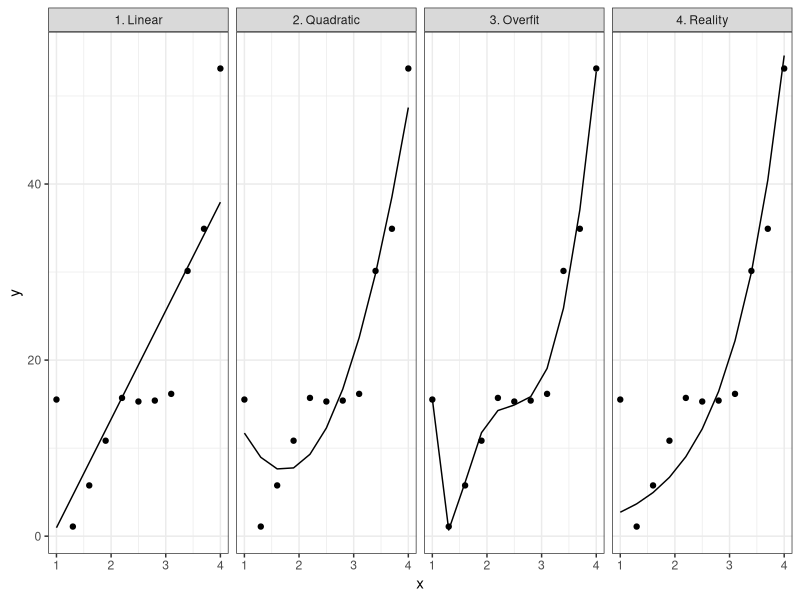

The R script that drew this image:
## ---- chunk 1
library(tidyverse)
library(modelr)

set.seed(20190608)

x <- seq(1, 4, length.out = 11)
y <- rnorm(11, sd = 5) + exp(x)
tb <- tibble(x = x, y = y)
fit1 <- lm(y ~ x , data = tb)
fit2 <- lm(y ~ x + I(x^2) , data = tb)
fit10 <- lm(y ~ x  + I(x^2) + I(x^3) + I(log(x)) + I(log(x)^2) , data = tb)

tb %>% 
  add_predictions(fit1, var = "1. Linear") %>% 
  add_predictions(fit2, var = "2. Quadratic") %>% 
  add_predictions(fit10, var = "3. Overfit")  %>% 
  mutate(`4. Reality` = exp(x)) %>% 
  gather("1. Linear", "2. Quadratic", "3. Overfit", "4. Reality", key = "fit", value = "yhat") %>% 
  ggplot(aes(x = x, y = y)) + geom_point() + geom_line(aes(y = yhat)) +
  facet_grid(~fit) + theme_bw()
